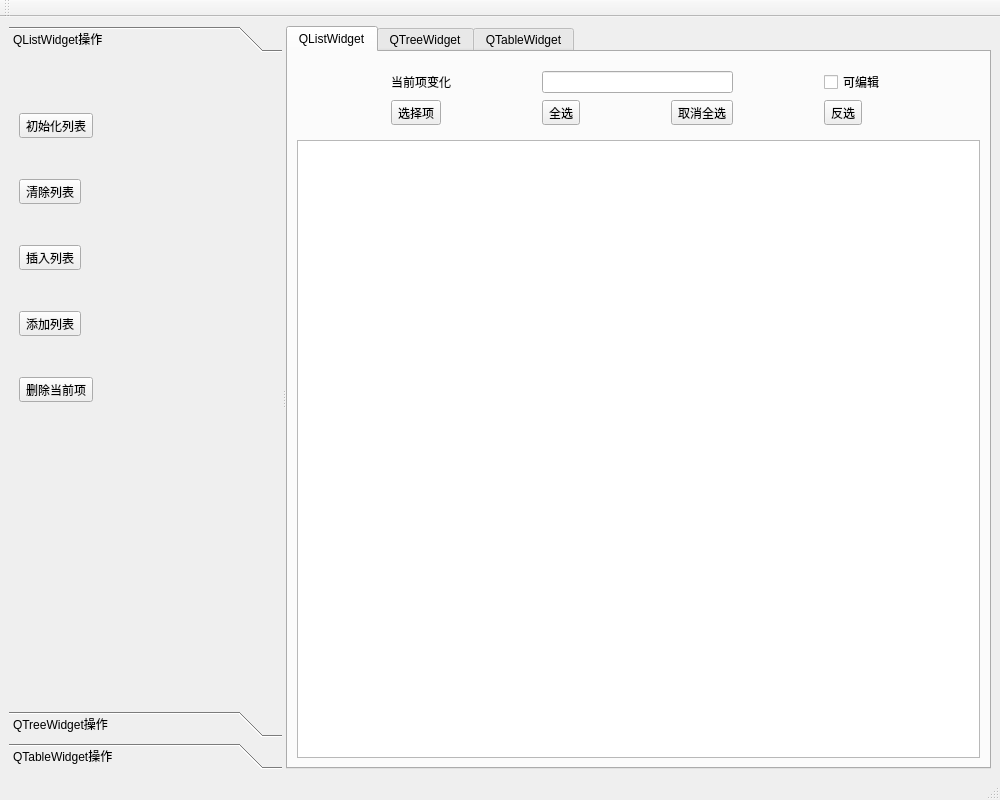
<?xml version="1.0" encoding="UTF-8"?>
<ui version="4.0">
 <class>ListWidgets</class>
 <widget class="QMainWindow" name="ListWidgets">
  <property name="geometry">
   <rect>
    <x>0</x>
    <y>0</y>
    <width>1000</width>
    <height>800</height>
   </rect>
  </property>
  <property name="windowTitle">
   <string>MainWindow</string>
  </property>
  <widget class="QWidget" name="centralwidget">
   <layout class="QVBoxLayout" name="verticalLayout_5">
    <item>
     <widget class="QSplitter" name="splitter">
      <property name="orientation">
       <enum>Qt::Horizontal</enum>
      </property>
      <widget class="QToolBox" name="toolBox">
       <property name="currentIndex">
        <number>0</number>
       </property>
       <widget class="QWidget" name="pageQListWidget">
        <property name="geometry">
         <rect>
          <x>0</x>
          <y>0</y>
          <width>428</width>
          <height>649</height>
         </rect>
        </property>
        <attribute name="label">
         <string>QListWidget操作</string>
        </attribute>
        <widget class="QWidget" name="layoutWidget">
         <property name="geometry">
          <rect>
           <x>10</x>
           <y>20</y>
           <width>111</width>
           <height>361</height>
          </rect>
         </property>
         <layout class="QVBoxLayout" name="verticalLayout_2">
          <item>
           <widget class="QToolButton" name="toolButtonListInit">
            <property name="text">
             <string>初始化列表</string>
            </property>
           </widget>
          </item>
          <item>
           <widget class="QToolButton" name="toolButtonListClear">
            <property name="text">
             <string>清除列表</string>
            </property>
           </widget>
          </item>
          <item>
           <widget class="QToolButton" name="toolButtonListInsert">
            <property name="text">
             <string>插入列表</string>
            </property>
           </widget>
          </item>
          <item>
           <widget class="QToolButton" name="toolButtonListAppend">
            <property name="text">
             <string>添加列表</string>
            </property>
           </widget>
          </item>
          <item>
           <widget class="QToolButton" name="toolButtonListDelete">
            <property name="text">
             <string>删除当前项</string>
            </property>
           </widget>
          </item>
         </layout>
        </widget>
       </widget>
       <widget class="QWidget" name="pageQTreeWidget">
        <property name="geometry">
         <rect>
          <x>0</x>
          <y>0</y>
          <width>428</width>
          <height>649</height>
         </rect>
        </property>
        <attribute name="label">
         <string>QTreeWidget操作</string>
        </attribute>
        <layout class="QVBoxLayout" name="verticalLayout_4">
         <item>
          <widget class="QTreeWidget" name="treeWidget">
           <column>
            <property name="text">
             <string>节点</string>
            </property>
           </column>
           <column>
            <property name="text">
             <string>节点类型</string>
            </property>
           </column>
           <item>
            <property name="text">
             <string>图片文件</string>
            </property>
            <property name="text">
             <string/>
            </property>
            <property name="flags">
             <set>ItemIsSelectable|ItemIsDragEnabled|ItemIsUserCheckable|ItemIsEnabled</set>
            </property>
            <item>
             <property name="text">
              <string>分组节点</string>
             </property>
             <property name="text">
              <string/>
             </property>
             <item>
              <property name="text">
               <string>图片节点</string>
              </property>
             </item>
            </item>
            <item>
             <property name="text">
              <string>分组2</string>
             </property>
             <item>
              <property name="text">
               <string>图片2</string>
              </property>
              <property name="text">
               <string/>
              </property>
             </item>
            </item>
           </item>
          </widget>
         </item>
        </layout>
       </widget>
       <widget class="QWidget" name="pageQTableWidget">
        <property name="geometry">
         <rect>
          <x>0</x>
          <y>0</y>
          <width>428</width>
          <height>649</height>
         </rect>
        </property>
        <attribute name="label">
         <string>QTableWidget操作</string>
        </attribute>
       </widget>
      </widget>
      <widget class="QTabWidget" name="tabWidget">
       <property name="currentIndex">
        <number>0</number>
       </property>
       <widget class="QWidget" name="tabQListWidget">
        <attribute name="title">
         <string>QListWidget</string>
        </attribute>
        <layout class="QVBoxLayout" name="verticalLayout">
         <item>
          <widget class="QWidget" name="widget" native="true">
           <layout class="QGridLayout" name="gridLayout">
            <item row="0" column="0">
             <widget class="QLabel" name="label">
              <property name="text">
               <string>当前项变化</string>
              </property>
             </widget>
            </item>
            <item row="0" column="1" colspan="2">
             <widget class="QLineEdit" name="lineEditCutItemText"/>
            </item>
            <item row="0" column="3">
             <widget class="QCheckBox" name="checkBoxCanEdit">
              <property name="text">
               <string>可编辑</string>
              </property>
             </widget>
            </item>
            <item row="1" column="0">
             <widget class="QToolButton" name="toolButtonSelItem">
              <property name="text">
               <string>选择项</string>
              </property>
             </widget>
            </item>
            <item row="1" column="1">
             <widget class="QToolButton" name="toolButtonSelAll">
              <property name="text">
               <string>全选</string>
              </property>
             </widget>
            </item>
            <item row="1" column="2">
             <widget class="QToolButton" name="toolButtonSelNone">
              <property name="text">
               <string>取消全选</string>
              </property>
             </widget>
            </item>
            <item row="1" column="3">
             <widget class="QToolButton" name="toolButtonSelInvs">
              <property name="text">
               <string>反选</string>
              </property>
             </widget>
            </item>
           </layout>
          </widget>
         </item>
         <item>
          <widget class="QListWidget" name="listWidget"/>
         </item>
        </layout>
       </widget>
       <widget class="QWidget" name="tabQTreeWidget">
        <attribute name="title">
         <string>QTreeWidget</string>
        </attribute>
        <layout class="QVBoxLayout" name="verticalLayout_3">
         <item>
          <widget class="QScrollArea" name="scrollArea">
           <property name="widgetResizable">
            <bool>true</bool>
           </property>
           <widget class="QWidget" name="scrollAreaWidgetContents">
            <property name="geometry">
             <rect>
              <x>0</x>
              <y>0</y>
              <width>514</width>
              <height>687</height>
             </rect>
            </property>
            <widget class="QLabel" name="labelTreeWiget">
             <property name="geometry">
              <rect>
               <x>0</x>
               <y>0</y>
               <width>591</width>
               <height>561</height>
              </rect>
             </property>
             <property name="text">
              <string>TextLabel</string>
             </property>
            </widget>
           </widget>
          </widget>
         </item>
        </layout>
       </widget>
       <widget class="QWidget" name="tabQTableWidget">
        <attribute name="title">
         <string>QTableWidget</string>
        </attribute>
       </widget>
      </widget>
     </widget>
    </item>
   </layout>
  </widget>
  <widget class="QStatusBar" name="statusbar"/>
  <widget class="QToolBar" name="toolBar">
   <property name="windowTitle">
    <string>toolBar</string>
   </property>
   <attribute name="toolBarArea">
    <enum>TopToolBarArea</enum>
   </attribute>
   <attribute name="toolBarBreak">
    <bool>false</bool>
   </attribute>
  </widget>
  <action name="actionListInit">
   <property name="text">
    <string>初始化列表</string>
   </property>
   <property name="toolTip">
    <string>初始化列表</string>
   </property>
  </action>
  <action name="actionListClear">
   <property name="text">
    <string>清除列表</string>
   </property>
   <property name="toolTip">
    <string>清除列表</string>
   </property>
  </action>
  <action name="actionListInsert">
   <property name="text">
    <string>插入项</string>
   </property>
   <property name="toolTip">
    <string>插入项</string>
   </property>
  </action>
  <action name="actionListAppend">
   <property name="text">
    <string>添加项</string>
   </property>
   <property name="toolTip">
    <string>添加项</string>
   </property>
  </action>
  <action name="actionListDelete">
   <property name="text">
    <string>删除当前项</string>
   </property>
   <property name="toolTip">
    <string>删除当前项</string>
   </property>
  </action>
  <action name="actionSelAll">
   <property name="enabled">
    <bool>true</bool>
   </property>
   <property name="text">
    <string>全选</string>
   </property>
   <property name="toolTip">
    <string>全选</string>
   </property>
   <property name="visible">
    <bool>true</bool>
   </property>
  </action>
  <action name="actionSelNone">
   <property name="text">
    <string>取消全选</string>
   </property>
   <property name="toolTip">
    <string>取消全选</string>
   </property>
  </action>
  <action name="actionSelInvs">
   <property name="text">
    <string>反选</string>
   </property>
   <property name="toolTip">
    <string>反选</string>
   </property>
  </action>
  <action name="actionQuit">
   <property name="text">
    <string>退出</string>
   </property>
   <property name="toolTip">
    <string>退出</string>
   </property>
  </action>
  <action name="actionSelPopMenu">
   <property name="text">
    <string>项选择</string>
   </property>
   <property name="toolTip">
    <string>项选择</string>
   </property>
  </action>
  <action name="actionAddFolder">
   <property name="text">
    <string>添加目录</string>
   </property>
   <property name="toolTip">
    <string>添加目录</string>
   </property>
  </action>
  <action name="actionAddFiles">
   <property name="text">
    <string>添加文件</string>
   </property>
   <property name="toolTip">
    <string>添加文件</string>
   </property>
  </action>
  <action name="actionZoomIn">
   <property name="text">
    <string>放大</string>
   </property>
   <property name="toolTip">
    <string>放大</string>
   </property>
  </action>
  <action name="actionZoomOut">
   <property name="text">
    <string>缩小</string>
   </property>
   <property name="toolTip">
    <string>缩小</string>
   </property>
  </action>
  <action name="actionZoomRealSize">
   <property name="text">
    <string>实际大小</string>
   </property>
   <property name="toolTip">
    <string>实际大小</string>
   </property>
  </action>
  <action name="actionZoomFitW">
   <property name="text">
    <string>适合宽度</string>
   </property>
  </action>
  <action name="actionDeleteItem">
   <property name="text">
    <string>删除节点</string>
   </property>
  </action>
 </widget>
 <resources/>
 <connections/>
</ui>
